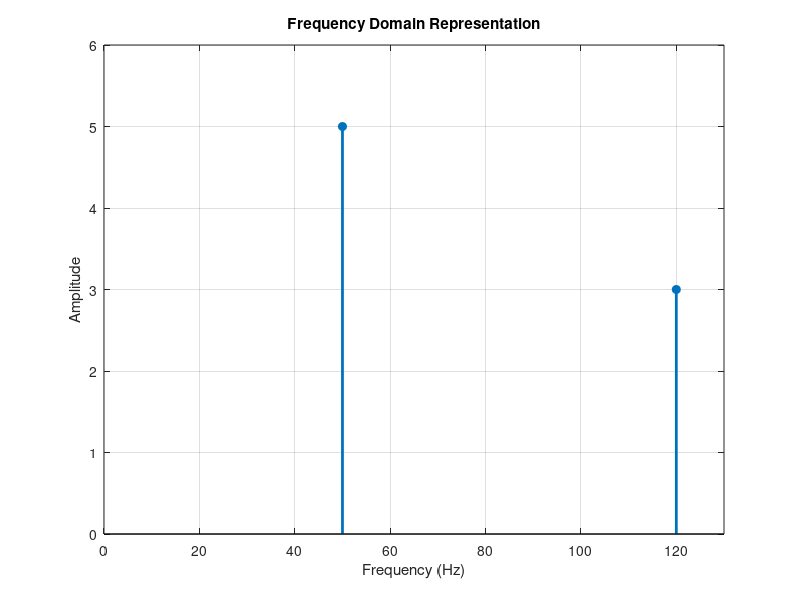

The MATLAB source for this figure:
clear;
clc;
close all;      % Write equation as text
eqn = '5*sin(2*pi*50*t) + 3*sin(2*pi*120*t)';
                % Extract amplitude and frequency

tokens = regexp(eqn,'(\d+)\*sin\(2\*pi\*(\d+)\*t\)','tokens');
A = [];
f = [];
for i = 1:length(tokens)
    A(i) = str2double(tokens{i}{1}); % amplitude
    f(i) = str2double(tokens{i}{2}); % frequency
end

% Plot frequency spectrum
stem(f,A,'filled','LineWidth',2)
grid on
xlabel('Frequency (Hz)')
ylabel('Amplitude')
title('Frequency Domain Representation')

% Set axis limits
axis([0 max(f)+10 0 max(A)+1])
